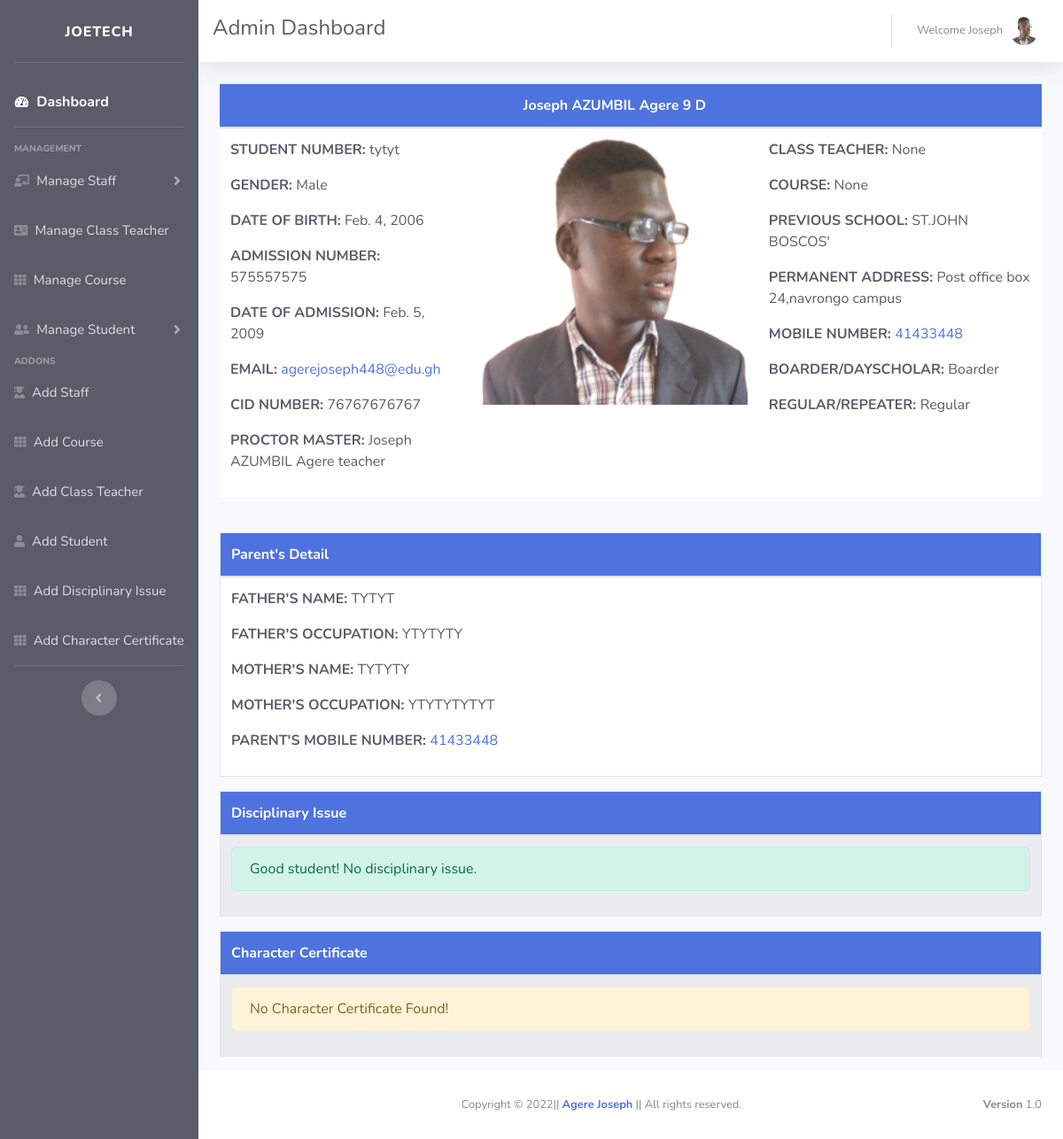
Screenshot of /nine/tytyt/ (signed in) with the database file from the repository.
### school_management_system_app/models.py (models this page shows, shortened)
class StudentDetail(models.Model):
    student_code = models.CharField(max_length=50, primary_key=True)
    name = models.CharField(max_length=50)
    GENDER_MALE = 'Male'
    GENDER_FEMALE = 'Female'
    GENDER_CHOICES = [(GENDER_MALE, 'Male'), (GENDER_FEMALE, 'Female')]
    gender = models.CharField(choices=GENDER_CHOICES, max_length=30)
    seven = '7'
    eight = '8'
    nine = '9'
    ten = '10'
    eleven = '11'
    twelve = '12'
    class_choices = [(seven, '7'), (eight, '8'), (nine, '9'),
                     (ten, '10'), (eleven, '11'), (twelve, '12')]
    standard = models.CharField(choices=class_choices, max_length=30)
    A = 'A'
    B = 'B'
    C = 'C'
    D = 'D'
    E = 'E'
    section_choices = [(A, 'A'), (B, 'B'), (C, 'C'), (D, 'D'), (E, 'E')]
    section = models.CharField(choices=section_choices, max_length=30)
    course = models.ForeignKey(Course, null=True, on_delete=models.SET_NULL)
    date_of_birth = models.DateField(
        auto_now=False, auto_now_add=False, blank=True)
    admission_no = models.BigIntegerField(blank=True)
    date_of_admission = models.DateField(
        blank=True, auto_now=False, auto_now_add=False)
    email = models.EmailField(blank=True, unique=True)
    CID = models.CharField(max_length=11, unique=True, blank=True)
    class_teacher = models.ForeignKey(
        ClassTeacher, null=True, on_delete=models.SET_NULL)
    previous_school = models.CharField(max_length=50, blank=True)
    mobile_number = models.CharField(max_length=8, blank=True)
    permanent_address = models.TextField(blank=True)
    proctor_master = models.ForeignKey(
        StaffDetail, null=True, on_delete=models.SET_NULL)
    Boarder = 'Boarder'
    Dayscholar = 'Dayscholar'
    BoarderOrDayscholar = [(Boarder, 'Boarder'), (Dayscholar, 'Dayscholar')]
    BoarderOrDayscholar = models.CharField(
        choices=BoarderOrDayscholar, blank=True, max_length=30)
    Regular = 'Regular'
    Repeater = 'Repeater'
    RegularOrRepeater = [(Regular, 'Regular'), (Repeater, 'Repeater')]
    RegularOrRepeater = models.CharField(
        choices=RegularOrRepeater, blank=True, max_length=30)
    profile_pic = models.ImageField(
        upload_to="images/students", default='/static/images/user.jpg', null=True, blank=True)
    father_name = models.CharField(max_length=50, blank=True)
    mother_name = models.CharField(max_length=50, blank=True)
    fathers_occupation = models.CharField(max_length=50, blank=True)
    mothers_occupation = models.CharField(max_length=50, blank=True)
    parents_mobile_number = models.CharField(max_length=8, blank=True)

class StaffDetail(models.Model):
    Employee_ID = models.BigIntegerField(primary_key=True)
    name = models.CharField(max_length=50)
    GENDER_MALE = 'Male'
    GENDER_FEMALE = 'Female'
    GENDER_CHOICES = [(GENDER_MALE, 'Male'), (GENDER_FEMALE, 'Female')]
    gender = models.CharField(choices=GENDER_CHOICES,
                              max_length=30, blank=True)
    date_of_birth = models.DateField(
        auto_now=False, auto_now_add=False, blank=True)
    CID = models.CharField(max_length=11, unique=True, blank=True)
    Administration = 'Administration'
    TeachingStaff = 'Teaching Staff'
    NonTeachingStaff = 'Non Teaching Staff'
    SupportingStaff = 'Supporting Staff'
    Category_choices = [(Administration, 'Administration'),
                        (TeachingStaff, 'Teaching Staff'),
                        (NonTeachingStaff, 'Non Teaching Staff'),
                        (SupportingStaff, 'Supporting Staff'), ]
    category = models.CharField(
        choices=Category_choices, max_length=30, blank=True)
    position_title = models.CharField(max_length=50, blank=True)
    position_level = models.CharField(max_length=50, blank=True)
    grade = models.CharField(max_length=5, blank=True)
    appointment_date = models.DateField(
        auto_now=False, auto_now_add=False, blank=True)
    joining_date_of_present_school = models.DateField(
        auto_now=False, auto_now_add=False, blank=True)
    transfered_from = models.CharField(max_length=50, blank=True)
    Regular = 'Regular'
    Contract = 'Contract'
    Employment_choices = [(Regular, 'Regular'), (Contract, 'Contract')]
    Employment_type = models.CharField(
        choices=Employment_choices, max_length=30, blank=True)
    nationality = models.CharField(max_length=50, blank=True)
    subject = models.CharField(max_length=50, blank=True)
    qualification = models.TextField(blank=True)
    contact_number = models.CharField(
        max_length=8, blank=True)
    email = models.EmailField(blank=True, unique=True)
    permanent_address = models.TextField(blank=True)
    profile_pic = models.ImageField(
        upload_to="images/staff", default='/static/images/user.jpg', null=True, blank=True)
    def __str__(self):
        return '%s %s' % (self.name, self.position_title)

### school_management_system_app/adm_views.py (the view)
# urls.py: path('nine/<str:std_code>/', adm_views.std_detail_nine, name='std_detail_nine'),
@login_required
def std_detail_nine(request, std_code):
    std = get_object_or_404(StudentDetail, pk=std_code)
    disissue = DisciplinaryIssue.objects.filter(Student=std)
    character_certificate = CharacterCertificate.objects.filter(Student=std)
    return render(request, 'administrator/std_detail.html', {
        'std': std,
        'disissue': disissue,
        'character_certificate': character_certificate,
    })

### school_management_system_app/templates/administrator/std_detail.html (shortened to what this page needs)
{% extends 'administrator/adm_base.html' %}
    {% block content %}
<div class="container-fluid bg-light text-dark">
    <div class="table-responsive">
        <table class="table table-striped">
            <thead class="bg-primary text-white text-center">
                <tr>
                <th scope="col"></th>
                <th scope="col">{{std.name |capfirst}} {{std.standard}} {{std.section}} {{std.Stream}}</th>
                <th scope="col"></th>
                </tr>
            </thead>
            <tbody class="text-dark ">
                <tr class="bg-white">
                <td>
                <p><strong>STUDENT NUMBER: </strong>{{std.student_code}} </p>
                <p><strong>GENDER: </strong>{{std.gender |capfirst}}</p>
                <p><strong>DATE OF BIRTH: </strong>{{std.date_of_birth}}</p>
                <p><strong>ADMISSION NUMBER: </strong>{{std.admission_no}}</p>
                <p><strong>DATE OF ADMISSION: </strong>{{std.date_of_admission}}</p>
                <p><strong>EMAIL: <a href="mailto:{{std.email}}"></strong>{{std.email}}</a></p>
                <p><strong>CID NUMBER: </strong>{{std.CID}}</p>
                <p><strong>PROCTOR MASTER: </strong>{{std.proctor_master}}</p>
                </td>
                <td><center><a href="{{std.profile_pic.url}}"><img src="{{std.profile_pic.url}}" width="300" height="300"></a></center></td>
                <td>
                <p><strong>CLASS TEACHER: </strong>{{std.class_teacher |capfirst}}</p>
                <p><strong>COURSE: </strong>{{std.course |capfirst}}</p>
                <p><strong>PREVIOUS SCHOOL: </strong>{{std.previous_school |capfirst}}</p>
                <p><strong>PERMANENT ADDRESS: </strong>{{std.permanent_address |capfirst}}</p>
                <p>
                    <strong>MOBILE NUMBER: </strong><a href="tel:{{std.mobile_number}}">{{std.mobile_number}}</a></p>
                <p><strong>BOARDER/DAYSCHOLAR: </strong>{{std.BoarderOrDayscholar |capfirst}}</p>
                <p><strong>REGULAR/REPEATER: </strong>{{std.RegularOrRepeater |capfirst}}</p>
                </td>
            </tr>
            </tbody>
        </table>
    </div>
    <br>
        <table class="table table-striped table-bordered">
            <thead class="bg-primary text-white">
            <tr>
                <th scope="col">Parent's Detail</th>
            </tr>
            </thead>
            <tbody class="text-dark">
                <tr class="bg-white">
                    <td>
                        <p><strong>FATHER'S NAME: </strong>{{std.father_name |capfirst}}</p>
                        <p><strong>FATHER'S OCCUPATION: </strong>{{std.fathers_occupation |capfirst}}</p>
                        <p><strong>MOTHER'S NAME: </strong>{{std.mother_name |capfirst}}</p>
                        <p><strong>MOTHER'S OCCUPATION: </strong>{{std.mothers_occupation |capfirst}}</p>
                        <p><strong>PARENT'S MOBILE NUMBER: </strong><a href="tel:{{std.parents_mobile_number}}">{{std.parents_mobile_number}}</a></p>
                    </td>
                </tr>
            </tbody>
        </table>
        <table class="table table-striped table-bordered">
            <thead class="bg-primary text-white">
                <tr>
                <th scope="col">Disciplinary Issue</th>
                </tr>
            </thead>
            <tbody class="text-dark">
                {% if not disissue %}
                    <tr>
                        <td>
                            <div class="alert alert-success" role="alert">
                                Good student! No disciplinary issue.
                            </div>
                        </td>
                    </tr>
                {% endif %}
            </tbody>
        </table>
        <table class="table table-striped table-bordered">
            <thead class="bg-primary text-white">
                <tr>
                <th scope="col">Character Certificate</th>
                </tr>
            </thead>
            <tbody class="text-dark">
                {% if not character_certificate %}
                    <tr>
                        <td>
                            <div class="alert alert-warning" role="alert">
                                No Character Certificate Found!
                            </div>
                        </td>
                    </tr>
                {% endif %}
            </tbody>
        </table>
</div>
{% endblock %}

### school_management_system_app/templates/administrator/adm_base.html (shortened to what this page needs)
{% load static %}
<!DOCTYPE html>
<html lang="en">
<head>
    <link href="{% static 'vendor/fontawesome-free/css/all.min.css' %}" rel="stylesheet" type="text/css">
    <link href="{% static 'css/sb-admin-2.min.css' %}" rel="stylesheet">
</head>
<body id="page-top">
    <div id="wrapper">
        <ul class="navbar-nav bg-dark sidebar sidebar-dark accordion" id="accordionSidebar">
            <a class="sidebar-brand align-items-center justify-content-center">
                <span>Joetech</span>
            </a>
            <hr class="sidebar-divider">
            <li class="nav-item active">
                <a class="nav-link" href="{% url 'adm_home' %}">
                    <i class="fas fa-fw fa-tachometer-alt"></i>
                    <span style="font-size: 16px">Dashboard</span></a>
            </li>
            <hr class="sidebar-divider">
            <div class="sidebar-heading">
                Management
            </div>
            <li class="nav-item">
                <a class="nav-link collapsed" href="#" data-toggle="collapse" data-target="#collapseTwo"
                    aria-expanded="true" aria-controls="collapseTwo">
                    <i class="fas fa-chalkboard-teacher"></i>
                    <span style="font-size: 15px">Manage Staff</span>
                </a>
            </li>
            <li class="nav-item">
                <a class="nav-link" href="{% url 'class_teacher' %}">
                    <i class="nav-icon fas fa-address-card"></i>
                    <span style="font-size: 15px">Manage Class Teacher</span></a>
            </li>
            <li class="nav-item">
                <a class="nav-link" href="{% url 'all_course' %}">
                    <i class="nav-icon fas fa-th"></i>
                    <span style="font-size: 15px">Manage Course</span></a>
            </li>
            <li class="nav-item">
                <a class="nav-link collapsed" href="#" data-toggle="collapse" data-target="#collapseUtilities"
                    aria-expanded="true" aria-controls="collapseUtilities">
                    <i class="nav-icon fas fa-user-friends"></i>
                    <span style="font-size: 15px">Manage Student</span>
                </a>
            </li>
            <div class="sidebar-heading">
                Addons
            </div>
            <li class="nav-item">
                <a class="nav-link" href="{% url 'add_staff' %}">
                    <i class="nav-icon fas fa-user-graduate"></i>
                    <span style="font-size: 15px">Add Staff</span></a>
            </li>
            <li class="nav-item">
                <a class="nav-link" href="{% url 'add_course' %}">
                    <i class="nav-icon fas fa-th"></i>
                    <span style="font-size: 15px">Add Course</span></a>
            </li>
            <li class="nav-item">
                <a class="nav-link" href="{% url 'add_class_teacher' %}">
                    <i class="nav-icon fas fa-user-graduate"></i>
                    <span style="font-size: 15px">Add Class Teacher</span></a>
            </li>
            <li class="nav-item">
                <a class="nav-link" href="{% url 'add_std' %}">
                    <i class="nav-icon fas fa-user"></i>
                    <span style="font-size: 15px">Add Student</span></a>
            </li>
            <li class="nav-item">
                <a class="nav-link" href="{% url 'disciplinaryissue' %}">
                    <i class="nav-icon fas fa-th"></i>
                    <span style="font-size: 15px">Add Disciplinary Issue</span></a>
            </li>
            <li class="nav-item">
                <a class="nav-link" href="{% url 'charactercertificate' %}">
                    <i class="nav-icon fas fa-th"></i>
                    <span style="font-size: 15px">Add Character Certificate</span></a>
            </li>
            <hr class="sidebar-divider d-none d-md-block">
            <div class="text-center d-none d-md-inline">
                <button class="rounded-circle border-0" id="sidebarToggle"></button>
            </div>
        </ul>
        <div id="content-wrapper" class="d-flex flex-column">
            <div id="content">
                <nav class="navbar navbar-expand topbar mb-4 static-top bg-white text-dark shadow">
                    <h4>Admin Dashboard</h4>
                    <ul class="navbar-nav ml-auto">
                        <li class="nav-item dropdown no-arrow">
                            <a class="nav-link dropdown-toggle" href="#" id="userDropdown" role="button"
                                data-toggle="dropdown" aria-haspopup="true" aria-expanded="false">
                                <span class="mr-2 d-lg-inline text-gray-600 small">Welcome {{user.username |capfirst}}</span>
                                <img class="img-profile rounded-circle"
                                    src="{% static 'images/jcs.png' %}">
                            </a>
                        </li>
                    </ul>
                </nav>
                {% block content %}
        		{% endblock %}
            </div>
            <footer class="sticky-footer bg-white">
                <div class="container my-auto">
                    <div class="copyright text-center my-auto">
                        <span>Copyright &copy; {% now "Y" %}|| <strong><a href="https://www.facebook.com/dawapenjor1994/">Agere Joseph</a></strong> || All rights reserved.</span>
                    	<div class="float-right d-none d-sm-inline-block">
                    		<b>Version</b> 1.0
                		</div>
                    </div>
                </div>
            </footer>
        </div>
    </div>
</body>
</html>

### rows the page displays
StudentDetail: name "Joseph AZUMBIL Agere", standard "9", section "D", student_code "tytyt", gender "Male", date_of_birth "Feb. 4, 2006", admission_no "575557575", date_of_admission "Feb. 5, 2009", CID "76767676767", proctor_master "Joseph AZUMBIL Agere teacher", profile_pic (placeholder picture), class_teacher "None", course "None", previous_school "ST.JOHN BOSCOS'", permanent_address "Post office box 24,navrongo campus", mobile_number "41433448", BoarderOrDayscholar "Boarder", RegularOrRepeater "Regular", father_name "TYTYT", fathers_occupation "YTYTYTY", mother_name "TYTYTY", mothers_occupation "YTYTYTYTYT", parents_mobile_number "41433448"

### other values shown
{{ user.username |capfirst }} "Joseph"
